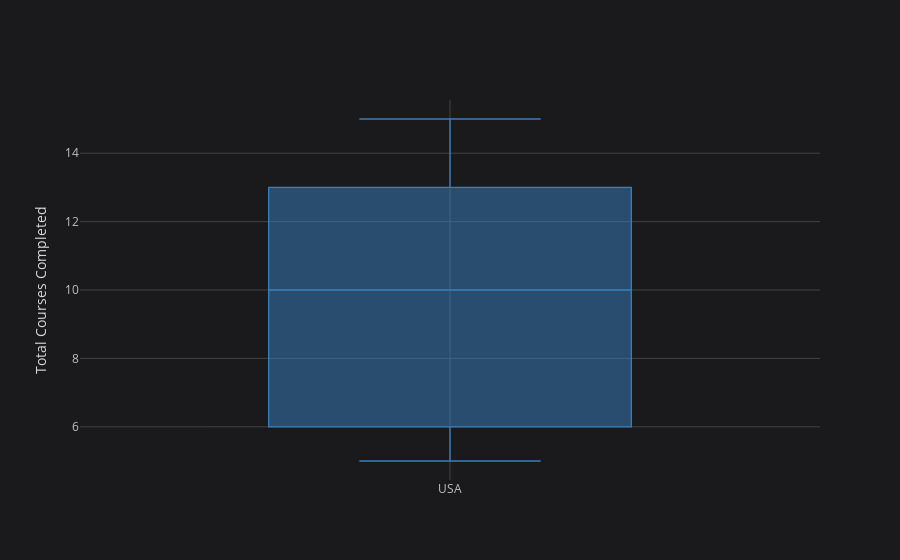

Notebook code cell kept with this figure:
### Markdown cell above
#### Boxplot simple
Herramienta visual que resume la distribución de un conjunto de datos numéricos a través de las estadísticas principales.

Elementos clave de un boxplot:
- Caja (Box):

    Representa la distancia entre el primer cuartil (Q1) (25%) y el tercer cuartil (Q3) (75%) de los datos. La caja contiene el 50% central de los datos.

- Línea central (Mediana):

    Es la línea que atraviesa la caja y representa la mediana (el valor central de los datos). Divide la mitad superior de la mitad inferior de los datos.
    
- Bigotes (Whiskers):

    Se extienden desde los bordes de la caja hasta el valor más pequeño y más grande de los datos, excluyendo los valores atípicos. Cualquier dato fuera de este rango es considerado un valor atípico.

- Valores atípicos (Outliers):

    Son los puntos que se encuentran fuera de los bigotes. Se representan con puntos o asteriscos, y suelen indicar valores extremos.

### Code cell
df_csv_pivot['USA'].iplot(kind='box',
                          color='blue', 
                          yTitle='Total Courses Completed',)

### Figure 1 — Plotly figure (JSON) as saved in the notebook; plotly's stock layout.template omitted (floating-point values rounded to 4 significant figures)
{"data": [{"boxpoints": false, "line": {"width": 1.3}, "marker": {"color": "rgba(55, 128, 191, 1.0)"}, "name": "USA", "orientation": "v", "type": "box", "y": [6, 14, 10, 6, 14, 10, 10, 8, 7, 10, 6, 15, 13, 11, 9, 6, 11, 15, 5, 13, 5, 5, 14, 12, 12, 5, 6, 13, 13, 7, 7, 6, 8]}], "layout": {"legend": {"bgcolor": "#1A1A1C", "font": {"color": "#D9D9D9"}}, "paper_bgcolor": "#1A1A1C", "plot_bgcolor": "#1A1A1C", "title": {"font": {"color": "#D9D9D9"}}, "xaxis": {"gridcolor": "#434343", "showgrid": true, "tickfont": {"color": "#C2C2C2"}, "title": {"font": {"color": "#D9D9D9"}, "text": ""}, "zerolinecolor": "#666570"}, "yaxis": {"gridcolor": "#434343", "showgrid": true, "tickfont": {"color": "#C2C2C2"}, "title": {"font": {"color": "#D9D9D9"}, "text": "Total Courses Completed"}, "zerolinecolor": "#666570"}}}
